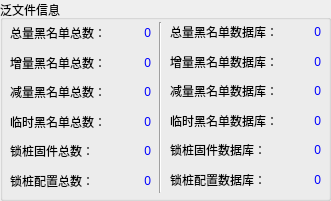
  <widget class="QGroupBox" name="groupBox_6">
   <property name="geometry">
    <rect>
     <x>20</x>
     <y>285</y>
     <width>331</width>
     <height>201</height>
    </rect>
   </property>
   <property name="title">
    <string>泛文件信息</string>
   </property>
   <widget class="Line" name="line_3">
    <property name="geometry">
     <rect>
      <x>150</x>
      <y>22</y>
      <width>20</width>
      <height>171</height>
     </rect>
    </property>
    <property name="orientation">
     <enum>Qt::Vertical</enum>
    </property>
   </widget>
   <widget class="QWidget" name="layoutWidget">
    <property name="geometry">
     <rect>
      <x>10</x>
      <y>21</y>
      <width>141</width>
      <height>171</height>
     </rect>
    </property>
    <layout class="QGridLayout" name="gridLayout_4">
     <item row="0" column="0">
      <widget class="QLabel" name="label_54">
       <property name="text">
        <string>总量黑名单总数：</string>
       </property>
      </widget>
     </item>
     <item row="0" column="1">
      <widget class="QLabel" name="label_totalBlacklistQuantity">
       <property name="styleSheet">
        <string notr="true">color: rgb(0, 0, 255);</string>
       </property>
       <property name="text">
        <string>0</string>
       </property>
       <property name="alignment">
        <set>Qt::AlignRight|Qt::AlignTrailing|Qt::AlignVCenter</set>
       </property>
      </widget>
     </item>
     <item row="1" column="0">
      <widget class="QLabel" name="label_56">
       <property name="text">
        <string>增量黑名单总数：</string>
       </property>
      </widget>
     </item>
     <item row="1" column="1">
      <widget class="QLabel" name="label_incBlacklistQuantity">
       <property name="styleSheet">
        <string notr="true">color: rgb(0, 0, 255);</string>
       </property>
       <property name="text">
        <string>0</string>
       </property>
       <property name="alignment">
        <set>Qt::AlignRight|Qt::AlignTrailing|Qt::AlignVCenter</set>
       </property>
      </widget>
     </item>
     <item row="2" column="0">
      <widget class="QLabel" name="label_58">
       <property name="text">
        <string>减量黑名单总数：</string>
       </property>
      </widget>
     </item>
     <item row="2" column="1">
      <widget class="QLabel" name="label_decBlacklistQuantity">
       <property name="styleSheet">
        <string notr="true">color: rgb(0, 0, 255);</string>
       </property>
       <property name="text">
        <string>0</string>
       </property>
       <property name="alignment">
        <set>Qt::AlignRight|Qt::AlignTrailing|Qt::AlignVCenter</set>
       </property>
      </widget>
     </item>
     <item row="3" column="0">
      <widget class="QLabel" name="label_60">
       <property name="text">
        <string>临时黑名单总数：</string>
       </property>
      </widget>
     </item>
     <item row="3" column="1">
      <widget class="QLabel" name="label_tempBlacklistQuantity">
       <property name="styleSheet">
        <string notr="true">color: rgb(0, 0, 255);</string>
       </property>
       <property name="text">
        <string>0</string>
       </property>
       <property name="alignment">
        <set>Qt::AlignRight|Qt::AlignTrailing|Qt::AlignVCenter</set>
       </property>
      </widget>
     </item>
     <item row="4" column="0">
      <widget class="QLabel" name="label_61">
       <property name="text">
        <string>锁桩固件总数：</string>
       </property>
      </widget>
     </item>
     <item row="4" column="1">
      <widget class="QLabel" name="label_stakeFwQuantity">
       <property name="styleSheet">
        <string notr="true">color: rgb(0, 0, 255);</string>
       </property>
       <property name="text">
        <string>0</string>
       </property>
       <property name="alignment">
        <set>Qt::AlignRight|Qt::AlignTrailing|Qt::AlignVCenter</set>
       </property>
      </widget>
     </item>
     <item row="5" column="0">
      <widget class="QLabel" name="label_77">
       <property name="text">
        <string>锁桩配置总数：</string>
       </property>
      </widget>
     </item>
     <item row="5" column="1">
      <widget class="QLabel" name="label_stakeParaQuantity">
       <property name="styleSheet">
        <string notr="true">color: rgb(0, 0, 255);</string>
       </property>
       <property name="text">
        <string>0</string>
       </property>
       <property name="alignment">
        <set>Qt::AlignRight|Qt::AlignTrailing|Qt::AlignVCenter</set>
       </property>
      </widget>
     </item>
    </layout>
   </widget>
   <widget class="QWidget" name="layoutWidget">
    <property name="geometry">
     <rect>
      <x>170</x>
      <y>20</y>
      <width>151</width>
      <height>171</height>
     </rect>
    </property>
    <layout class="QGridLayout" name="gridLayout_5">
     <item row="0" column="0">
      <widget class="QLabel" name="label_62">
       <property name="text">
        <string>总量黑名单数据库：</string>
       </property>
      </widget>
     </item>
     <item row="0" column="1">
      <widget class="QLabel" name="label_totalBlacklistDB">
       <property name="styleSheet">
        <string notr="true">color: rgb(0, 0, 255);</string>
       </property>
       <property name="text">
        <string>0</string>
       </property>
       <property name="alignment">
        <set>Qt::AlignRight|Qt::AlignTrailing|Qt::AlignVCenter</set>
       </property>
      </widget>
     </item>
     <item row="1" column="0">
      <widget class="QLabel" name="label_63">
       <property name="text">
        <string>增量黑名单数据库：</string>
       </property>
      </widget>
     </item>
     <item row="1" column="1">
      <widget class="QLabel" name="label_incBlacklistDB">
       <property name="styleSheet">
        <string notr="true">color: rgb(0, 0, 255);</string>
       </property>
       <property name="text">
        <string>0</string>
       </property>
       <property name="alignment">
        <set>Qt::AlignRight|Qt::AlignTrailing|Qt::AlignVCenter</set>
       </property>
      </widget>
     </item>
     <item row="2" column="0">
      <widget class="QLabel" name="label_64">
       <property name="text">
        <string>减量黑名单数据库：</string>
       </property>
      </widget>
     </item>
     <item row="2" column="1">
      <widget class="QLabel" name="label_decBlacklistDB">
       <property name="styleSheet">
        <string notr="true">color: rgb(0, 0, 255);</string>
       </property>
       <property name="text">
        <string>0</string>
       </property>
       <property name="alignment">
        <set>Qt::AlignRight|Qt::AlignTrailing|Qt::AlignVCenter</set>
       </property>
      </widget>
     </item>
     <item row="3" column="0">
      <widget class="QLabel" name="label_65">
       <property name="text">
        <string>临时黑名单数据库：</string>
       </property>
      </widget>
     </item>
     <item row="3" column="1">
      <widget class="QLabel" name="label_tempBlacklistDB">
       <property name="styleSheet">
        <string notr="true">color: rgb(0, 0, 255);</string>
       </property>
       <property name="text">
        <string>0</string>
       </property>
       <property name="alignment">
        <set>Qt::AlignRight|Qt::AlignTrailing|Qt::AlignVCenter</set>
       </property>
      </widget>
     </item>
     <item row="4" column="0">
      <widget class="QLabel" name="label_66">
       <property name="text">
        <string>锁桩固件数据库：</string>
       </property>
      </widget>
     </item>
     <item row="4" column="1">
      <widget class="QLabel" name="label_stakeFwDB">
       <property name="styleSheet">
        <string notr="true">color: rgb(0, 0, 255);</string>
       </property>
       <property name="text">
        <string>0</string>
       </property>
       <property name="alignment">
        <set>Qt::AlignRight|Qt::AlignTrailing|Qt::AlignVCenter</set>
       </property>
      </widget>
     </item>
     <item row="5" column="0">
      <widget class="QLabel" name="label_78">
       <property name="text">
        <string>锁桩配置数据库：</string>
       </property>
      </widget>
     </item>
     <item row="5" column="1">
      <widget class="QLabel" name="label_stakeParaDB">
       <property name="styleSheet">
        <string notr="true">color: rgb(0, 0, 255);</string>
       </property>
       <property name="text">
        <string>0</string>
       </property>
       <property name="alignment">
        <set>Qt::AlignRight|Qt::AlignTrailing|Qt::AlignVCenter</set>
       </property>
      </widget>
     </item>
    </layout>
   </widget>
  </widget>
